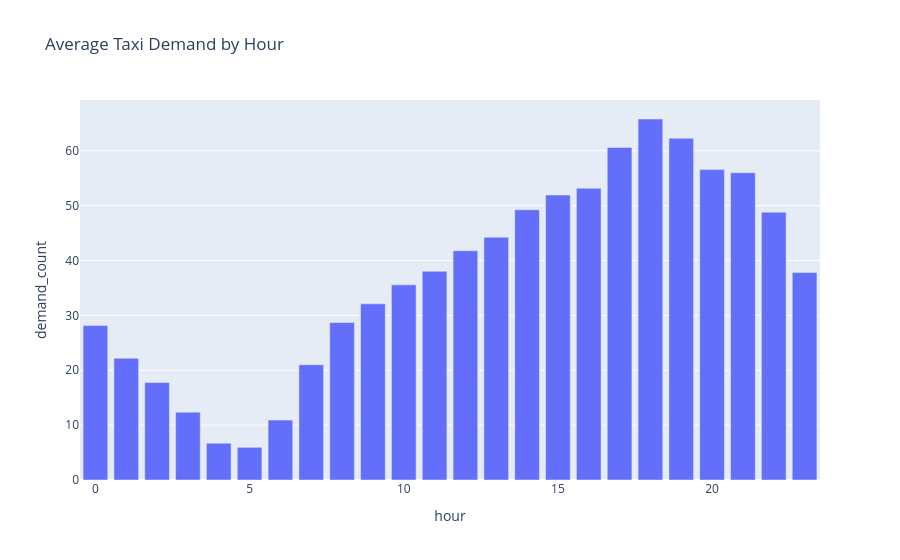

Notebook code cell kept with this figure:
### Code cell
#Demand by hour of day
zone_hour_df["hour"] = zone_hour_df["pickup_hour"].dt.hour

hour_demand = zone_hour_df.groupby("hour")["demand_count"].mean().reset_index()

px.bar(
    hour_demand,
    x="hour",
    y="demand_count",
    title="Average Taxi Demand by Hour"
)

### Figure 1 — Plotly figure (JSON) as saved in the notebook; plotly's stock layout.template omitted (floating-point values rounded to 4 significant figures)
{"data": [{"hovertemplate": "hour=%{x}<br>demand_count=%{y}<extra></extra>", "legendgroup": "", "marker": {"color": "#636efa", "pattern": {"shape": ""}}, "name": "", "orientation": "v", "showlegend": false, "textposition": "auto", "type": "bar", "x": [0, 1, 2, 3, 4, 5, 6, 7, 8, 9, 10, 11, 12, 13, 14, 15, 16, 17, 18, 19, 20, 21, 22, 23], "xaxis": "x", "y": [28.14, 22.19, 17.76, 12.37, 6.706, 5.953, 10.92, 21.0, 28.69, 32.1, 35.56, 38.03, 41.78, 44.25, 49.24, 51.93, 53.16, 60.6, 65.78, 62.27, 56.56, 55.98, 48.8, 37.8], "yaxis": "y"}], "layout": {"barmode": "relative", "legend": {"tracegroupgap": 0}, "title": {"text": "Average Taxi Demand by Hour"}, "xaxis": {"anchor": "y", "domain": [0, 1], "title": {"text": "hour"}}, "yaxis": {"anchor": "x", "domain": [0, 1], "title": {"text": "demand_count"}}}}
